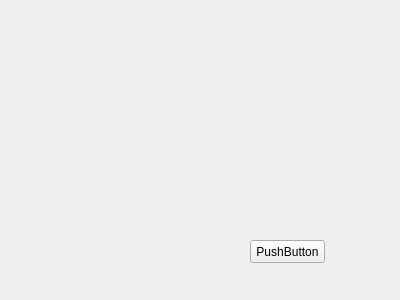
<?xml version="1.0" encoding="UTF-8"?>
<ui version="4.0">
 <class>Widget</class>
 <widget class="QWidget" name="Widget">
  <property name="geometry">
   <rect>
    <x>0</x>
    <y>0</y>
    <width>400</width>
    <height>300</height>
   </rect>
  </property>
  <property name="windowTitle">
   <string>Widget</string>
  </property>
  <widget class="QPushButton" name="pushButton">
   <property name="geometry">
    <rect>
     <x>250</x>
     <y>240</y>
     <width>75</width>
     <height>23</height>
    </rect>
   </property>
   <property name="text">
    <string>PushButton</string>
   </property>
  </widget>
 </widget>
 <layoutdefault spacing="6" margin="11"/>
 <resources/>
 <connections/>
</ui>
